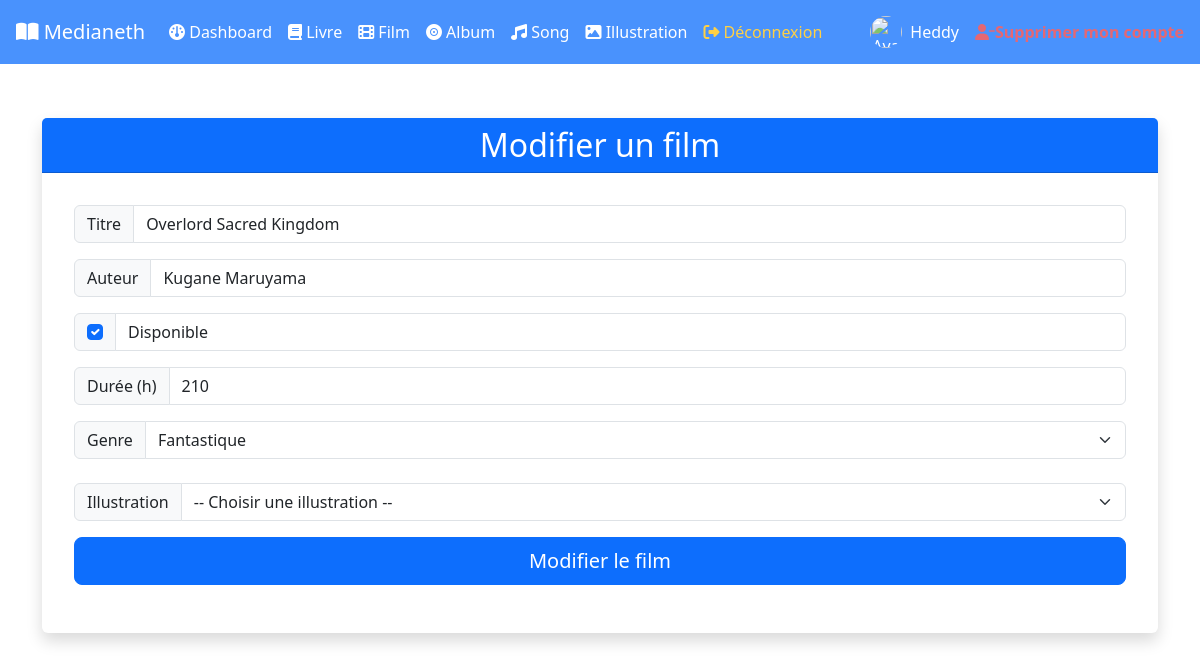
The page /Movie/updateMovie/3 (signed in) on the database its author committed.
### tables this page shows
CREATE TABLE `movies` (
  `movie_id` int NOT NULL,
  `title` varchar(100) DEFAULT NULL,
  `author` varchar(100) DEFAULT NULL,
  `disponibility` tinyint(1) DEFAULT NULL,
  `duration` double DEFAULT NULL,
  `genre` enum('Action','Aventure','Comédie','Drame','Horreur','Thriller','Fantastique','ScienceFiction','Fantasy','Policier','Romance','Guerre','Western','Animation','Documentaire','Biopic','Historique') DEFAULT NULL,
  `created_at` datetime NOT NULL DEFAULT CURRENT_TIMESTAMP,
  `updated_at` datetime NOT NULL DEFAULT CURRENT_TIMESTAMP,
  `illustration_id` int DEFAULT NULL
);

### controllers/MovieController.php (called while the page is built, shortened)
<?php
	function updateMovie($id){
		$fonction = "Modifier";
		$movie = Movie::GetMovieById($id) ;
		$title = $movie['title'];
		$author = $movie['author'];
		$duration = $movie['duration'];
		$genre = $movie['genre'];
		require_once('views/movie/form.php');
	}

### models/Movie.php (called while the page is built, shortened)
<?php
    class Movie extends Media{
    public static function GetMovieById($id){
        $connexion = connexionBdd() ;
        $requete = $connexion->prepare("SELECT movie_id, title,author,disponibility,duration,genre FROM movies WHERE movie_id = :id") ;
        $requete->bindParam(':id', $id, PDO::PARAM_INT) ;
        $requete->execute() ;
        $movie = $requete->fetch(PDO::FETCH_ASSOC) ;
        return $movie ;
    }
    }

### views/movie/form.php (the view, shortened to what this page needs)
<div class="container my-5">
    <div class="card shadow border-0">
        <div class="card-header bg-primary text-white text-center">
            <h2 class="mb-0"><?php if(isset($fonction)){ echo $fonction ; }?> un film</h2>
        </div>
        <div class="card-body">
            <form method="post" class="p-3">
                <div class="input-group mb-3">
                    <span class="input-group-text" id="label-title">Titre</span>
                    <input type="text" class="form-control" id="title" name="title"
                           value="<?php if(isset($title)){ echo $title ;}?>"
                           required aria-describedby="label-title">
                </div>
                <div class="input-group mb-3">
                    <span class="input-group-text" id="label-author">Auteur</span>
                    <input type="text" class="form-control" id="author" name="author"
                           value="<?php if(isset($author)){ echo $author ;}?>"
                           required aria-describedby="label-author">
                </div>
                <div class="input-group mb-3">
                    <div class="input-group-text">
                        <input type="checkbox" class="form-check-input mt-0"
                               id="disponibility" name="disponibility" value="1" checked>
                    </div>
                    <label class="form-control" for="disponibility">Disponible</label>
                </div>
                <div class="input-group mb-3">
                    <span class="input-group-text" id="label-duration">Durée (h)</span>
                    <input type="number" class="form-control" id="duration" name="duration"
                           value="<?php if(isset($duration)){ echo $duration ;}?>"
                           required aria-describedby="label-duration">
                </div>
                <div class="input-group mb-4">
                    <label class="input-group-text" for="genre">Genre</label>
                    <select id="genre" name="genre" class="form-select">
                        <option value="<?= isset($genre) ? $genre : '' ?>"> <?= isset($genre) ? $genre : 'Choisir un genre' ?> </option>
                    </select>
                </div>
                 <div class="input-group mb-3">
                    <span class="input-group-text" id="label-illustration">Illustration</span>
                    <select class="form-select" id="illustration_id" name="illustration_id" required>
                        <option value="">-- Choisir une illustration --</option>
                    </select>
                </div>
                <div class="d-grid">
                    <input type="submit" class="btn btn-primary btn-lg" name="<?php if(isset($fonction)){echo $fonction ; }?>" value="<?php if(isset($fonction)){echo $fonction ; }?> le film">
                </div>
            </form>
        </div>
    </div>
</div>

### rows shown on the page
movies: title "Overlord Sacred Kingdom", author "Kugane Maruyama", duration "210", genre "Fantastique"

### other values the page prints
$_SESSION['login'] "Heddy"
$fonction "Modifier"
